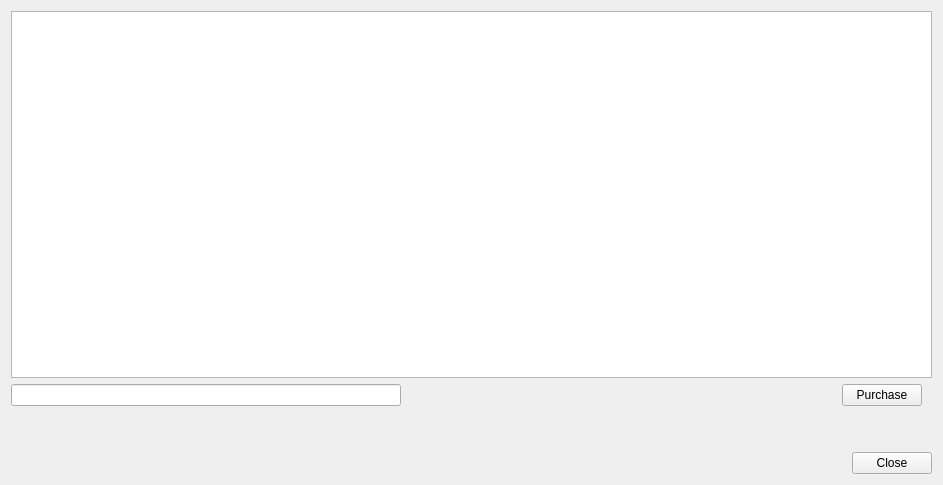
<?xml version="1.0" encoding="UTF-8"?>
<ui version="4.0">
 <class>DlgSongShop</class>
 <widget class="QDialog" name="DlgSongShop">
  <property name="geometry">
   <rect>
    <x>0</x>
    <y>0</y>
    <width>943</width>
    <height>485</height>
   </rect>
  </property>
  <property name="windowTitle">
   <string>Song Shop</string>
  </property>
  <layout class="QVBoxLayout" name="verticalLayout">
   <item>
    <widget class="QTableView" name="tableViewSongs">
     <property name="alternatingRowColors">
      <bool>true</bool>
     </property>
     <property name="selectionMode">
      <enum>QAbstractItemView::SelectionMode::SingleSelection</enum>
     </property>
     <property name="selectionBehavior">
      <enum>QAbstractItemView::SelectionBehavior::SelectRows</enum>
     </property>
     <property name="sortingEnabled">
      <bool>true</bool>
     </property>
     <attribute name="horizontalHeaderCascadingSectionResizes">
      <bool>true</bool>
     </attribute>
     <attribute name="horizontalHeaderShowSortIndicator" stdset="0">
      <bool>true</bool>
     </attribute>
     <attribute name="horizontalHeaderStretchLastSection">
      <bool>true</bool>
     </attribute>
    </widget>
   </item>
   <item>
    <layout class="QHBoxLayout" name="horizontalLayout">
     <property name="rightMargin">
      <number>10</number>
     </property>
     <item>
      <widget class="QLineEdit" name="lineEditSearch"/>
     </item>
     <item>
      <widget class="QPushButton" name="btnSearch">
       <property name="text">
        <string/>
       </property>
       <property name="icon">
        <iconset>
         <normaloff>:/icons/Icons/system-search.png</normaloff>:/icons/Icons/system-search.png</iconset>
       </property>
       <property name="iconSize">
        <size>
         <width>22</width>
         <height>22</height>
        </size>
       </property>
       <property name="flat">
        <bool>true</bool>
       </property>
      </widget>
     </item>
     <item>
      <spacer name="horizontalSpacer">
       <property name="orientation">
        <enum>Qt::Orientation::Horizontal</enum>
       </property>
       <property name="sizeType">
        <enum>QSizePolicy::Policy::Expanding</enum>
       </property>
       <property name="sizeHint" stdset="0">
        <size>
         <width>80</width>
         <height>20</height>
        </size>
       </property>
      </spacer>
     </item>
     <item>
      <widget class="QPushButton" name="btnPurchase">
       <property name="text">
        <string>Purchase</string>
       </property>
      </widget>
     </item>
    </layout>
   </item>
   <item>
    <spacer name="verticalSpacer">
     <property name="orientation">
      <enum>Qt::Orientation::Vertical</enum>
     </property>
     <property name="sizeType">
      <enum>QSizePolicy::Policy::Fixed</enum>
     </property>
     <property name="sizeHint" stdset="0">
      <size>
       <width>20</width>
       <height>40</height>
      </size>
     </property>
    </spacer>
   </item>
   <item>
    <layout class="QHBoxLayout" name="horizontalLayout_2">
     <item>
      <spacer name="horizontalSpacer_2">
       <property name="orientation">
        <enum>Qt::Orientation::Horizontal</enum>
       </property>
       <property name="sizeHint" stdset="0">
        <size>
         <width>40</width>
         <height>20</height>
        </size>
       </property>
      </spacer>
     </item>
     <item>
      <widget class="QPushButton" name="btnClose">
       <property name="text">
        <string>Close</string>
       </property>
      </widget>
     </item>
    </layout>
   </item>
  </layout>
 </widget>
 <resources>
  <include location="resources.qrc"/>
 </resources>
 <connections/>
</ui>
